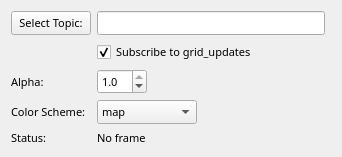
<?xml version="1.0" encoding="UTF-8"?>
<ui version="4.0">
 <class>occupancy_grid_config</class>
 <widget class="QWidget" name="occupancy_grid_config">
  <property name="geometry">
   <rect>
    <x>0</x>
    <y>0</y>
    <width>342</width>
    <height>141</height>
   </rect>
  </property>
  <property name="font">
   <font>
    <family>Sans Serif</family>
    <pointsize>8</pointsize>
   </font>
  </property>
  <property name="windowTitle">
   <string>Form</string>
  </property>
  <property name="styleSheet">
   <string notr="true"/>
  </property>
  <layout class="QGridLayout" name="gridLayout" columnstretch="0,0,0">
   <item row="4" column="1">
    <widget class="QDoubleSpinBox" name="alpha">
     <property name="maximumSize">
      <size>
       <width>50</width>
       <height>16777215</height>
      </size>
     </property>
     <property name="decimals">
      <number>1</number>
     </property>
     <property name="maximum">
      <double>1.000000000000000</double>
     </property>
     <property name="singleStep">
      <double>0.100000000000000</double>
     </property>
     <property name="value">
      <double>1.000000000000000</double>
     </property>
    </widget>
   </item>
   <item row="3" column="1">
    <widget class="QCheckBox" name="checkbox_update">
     <property name="text">
      <string>Subscribe to grid_updates</string>
     </property>
     <property name="checked">
      <bool>true</bool>
     </property>
    </widget>
   </item>
   <item row="6" column="0">
    <widget class="QLabel" name="label_2">
     <property name="text">
      <string>Status:</string>
     </property>
    </widget>
   </item>
   <item row="4" column="0">
    <widget class="QLabel" name="label_3">
     <property name="text">
      <string>Alpha:</string>
     </property>
    </widget>
   </item>
   <item row="2" column="1">
    <widget class="QLineEdit" name="topic_grid"/>
   </item>
   <item row="6" column="1" colspan="2">
    <widget class="QLabel" name="status">
     <property name="styleSheet">
      <string notr="true"/>
     </property>
     <property name="text">
      <string>No frame</string>
     </property>
     <property name="wordWrap">
      <bool>true</bool>
     </property>
    </widget>
   </item>
   <item row="2" column="0">
    <widget class="QPushButton" name="select_grid">
     <property name="maximumSize">
      <size>
       <width>100</width>
       <height>16777215</height>
      </size>
     </property>
     <property name="text">
      <string>Select Topic:</string>
     </property>
    </widget>
   </item>
   <item row="5" column="0">
    <widget class="QLabel" name="label_4">
     <property name="text">
      <string>Color Scheme:</string>
     </property>
    </widget>
   </item>
   <item row="5" column="1">
    <widget class="QComboBox" name="color_scheme">
     <property name="maximumSize">
      <size>
       <width>100</width>
       <height>16777215</height>
      </size>
     </property>
     <item>
      <property name="text">
       <string>map</string>
      </property>
     </item>
     <item>
      <property name="text">
       <string>costmap</string>
      </property>
     </item>
    </widget>
   </item>
  </layout>
 </widget>
 <tabstops>
  <tabstop>select_grid</tabstop>
  <tabstop>topic_grid</tabstop>
  <tabstop>checkbox_update</tabstop>
  <tabstop>alpha</tabstop>
  <tabstop>color_scheme</tabstop>
 </tabstops>
 <resources/>
 <connections/>
 <slots>
  <slot>SelectColor()</slot>
  <slot>SelectTopic()</slot>
  <slot>TopicEdited()</slot>
  <slot>PositionToleranceChanged(double)</slot>
  <slot>AngleToleranceChanged(double)</slot>
 </slots>
</ui>
